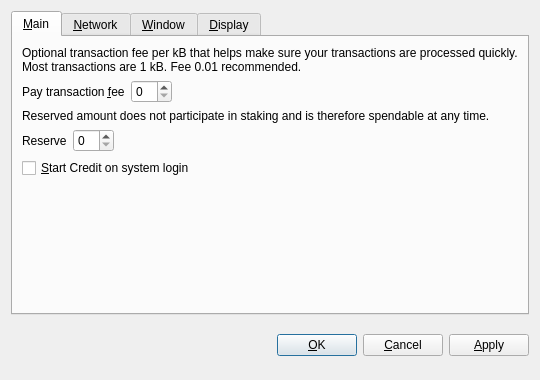
<?xml version="1.0" encoding="UTF-8"?>
<ui version="4.0">
 <class>OptionsDialog</class>
 <widget class="QDialog" name="OptionsDialog">
  <property name="geometry">
   <rect>
    <x>0</x>
    <y>0</y>
    <width>540</width>
    <height>380</height>
   </rect>
  </property>
  <property name="windowTitle">
   <string>Options</string>
  </property>
  <property name="modal">
   <bool>true</bool>
  </property>
  <layout class="QVBoxLayout" name="verticalLayout">
   <item>
    <widget class="QTabWidget" name="tabWidget">
     <property name="tabPosition">
      <enum>QTabWidget::North</enum>
     </property>
     <property name="currentIndex">
      <number>0</number>
     </property>
     <widget class="QWidget" name="tabMain">
      <attribute name="title">
       <string>&amp;Main</string>
      </attribute>
      <layout class="QVBoxLayout" name="verticalLayout_Main">
       <item>
        <widget class="QLabel" name="transactionFeeInfoLabel">
         <property name="text">
          <string>Optional transaction fee per kB that helps make sure your transactions are processed quickly. Most transactions are 1 kB. Fee 0.01 recommended.</string>
         </property>
         <property name="textFormat">
          <enum>Qt::PlainText</enum>
         </property>
         <property name="wordWrap">
          <bool>true</bool>
         </property>
        </widget>
       </item>
       <item>
        <layout class="QHBoxLayout" name="horizontalLayoutFee">
         <item>
          <widget class="QLabel" name="transactionFeeLabel">
           <property name="text">
            <string>Pay transaction &amp;fee</string>
           </property>
           <property name="textFormat">
            <enum>Qt::PlainText</enum>
           </property>
           <property name="buddy">
            <cstring>transactionFee</cstring>
           </property>
          </widget>
         </item>
         <item>
          <widget class="BitcoinAmountField" name="transactionFee"/>
         </item>
         <item>
          <spacer name="horizontalSpacerFee">
           <property name="orientation">
            <enum>Qt::Horizontal</enum>
           </property>
           <property name="sizeHint" stdset="0">
            <size>
             <width>40</width>
             <height>20</height>
            </size>
           </property>
          </spacer>
         </item>
        </layout>
       </item>
       <item>
        <widget class="QLabel" name="reserveBalanceInfoLabel">
         <property name="text">
          <string>Reserved amount does not participate in staking and is therefore spendable at any time.</string>
         </property>
         <property name="textFormat">
          <enum>Qt::PlainText</enum>
         </property>
         <property name="wordWrap">
          <bool>true</bool>
         </property>
        </widget>
       </item>
       <item>
        <layout class="QHBoxLayout" name="horizontalLayoutReserveBalance">
         <item>
          <widget class="QLabel" name="reserveBalanceLabel">
           <property name="text">
            <string>Reserve</string>
           </property>
           <property name="textFormat">
            <enum>Qt::PlainText</enum>
           </property>
           <property name="buddy">
            <cstring>reserveBalance</cstring>
           </property>
          </widget>
         </item>
         <item>
          <widget class="BitcoinAmountField" name="reserveBalance"/>
         </item>
         <item>
          <spacer name="horizontalSpacerReserveBalance">
           <property name="orientation">
            <enum>Qt::Horizontal</enum>
           </property>
           <property name="sizeHint" stdset="0">
            <size>
             <width>40</width>
             <height>20</height>
            </size>
           </property>
          </spacer>
         </item>
        </layout>
       </item>
       <item>
        <widget class="QCheckBox" name="bitcoinAtStartup">
         <property name="toolTip">
          <string>Automatically start Credit after logging in to the system.</string>
         </property>
         <property name="text">
          <string>&amp;Start Credit on system login</string>
         </property>
        </widget>
       </item>
       <item>
        <spacer name="verticalSpacer_Main">
         <property name="orientation">
          <enum>Qt::Vertical</enum>
         </property>
         <property name="sizeHint" stdset="0">
          <size>
           <width>20</width>
           <height>40</height>
          </size>
         </property>
        </spacer>
       </item>
      </layout>
     </widget>
     <widget class="QWidget" name="tabNetwork">
      <attribute name="title">
       <string>&amp;Network</string>
      </attribute>
      <layout class="QVBoxLayout" name="verticalLayout_Network">
       <item>
        <widget class="QCheckBox" name="mapPortUpnp">
         <property name="toolTip">
          <string>Automatically open the Credit client port on the router. This only works when your router supports UPnP and it is enabled.</string>
         </property>
         <property name="text">
          <string>Map port using &amp;UPnP</string>
         </property>
        </widget>
       </item>
       <item>
        <widget class="QCheckBox" name="connectSocks">
         <property name="toolTip">
          <string>Connect to the Credit network through a SOCKS proxy (e.g. when connecting through Tor).</string>
         </property>
         <property name="text">
          <string>&amp;Connect through SOCKS proxy:</string>
         </property>
        </widget>
       </item>
       <item>
        <layout class="QHBoxLayout" name="horizontalLayout_Network">
         <item>
          <widget class="QLabel" name="proxyIpLabel">
           <property name="text">
            <string>Proxy &amp;IP:</string>
           </property>
           <property name="textFormat">
            <enum>Qt::PlainText</enum>
           </property>
           <property name="buddy">
            <cstring>proxyIp</cstring>
           </property>
          </widget>
         </item>
         <item>
          <widget class="QValidatedLineEdit" name="proxyIp">
           <property name="maximumSize">
            <size>
             <width>140</width>
             <height>16777215</height>
            </size>
           </property>
           <property name="toolTip">
            <string>IP address of the proxy (e.g. 127.0.0.1)</string>
           </property>
          </widget>
         </item>
         <item>
          <widget class="QLabel" name="proxyPortLabel">
           <property name="text">
            <string>&amp;Port:</string>
           </property>
           <property name="textFormat">
            <enum>Qt::PlainText</enum>
           </property>
           <property name="buddy">
            <cstring>proxyPort</cstring>
           </property>
          </widget>
         </item>
         <item>
          <widget class="QLineEdit" name="proxyPort">
           <property name="maximumSize">
            <size>
             <width>55</width>
             <height>16777215</height>
            </size>
           </property>
           <property name="toolTip">
            <string>Port of the proxy (e.g. 9050)</string>
           </property>
          </widget>
         </item>
         <item>
          <widget class="QLabel" name="socksVersionLabel">
           <property name="text">
            <string>SOCKS &amp;Version:</string>
           </property>
           <property name="textFormat">
            <enum>Qt::PlainText</enum>
           </property>
           <property name="buddy">
            <cstring>socksVersion</cstring>
           </property>
          </widget>
         </item>
         <item>
          <widget class="QValueComboBox" name="socksVersion">
           <property name="toolTip">
            <string>SOCKS version of the proxy (e.g. 5)</string>
           </property>
          </widget>
         </item>
         <item>
          <spacer name="horizontalSpacer_Network">
           <property name="orientation">
            <enum>Qt::Horizontal</enum>
           </property>
           <property name="sizeHint" stdset="0">
            <size>
             <width>40</width>
             <height>20</height>
            </size>
           </property>
          </spacer>
         </item>
        </layout>
       </item>
       <item>
        <spacer name="verticalSpacer_Network">
         <property name="orientation">
          <enum>Qt::Vertical</enum>
         </property>
         <property name="sizeHint" stdset="0">
          <size>
           <width>20</width>
           <height>40</height>
          </size>
         </property>
        </spacer>
       </item>
      </layout>
     </widget>
     <widget class="QWidget" name="tabWindow">
      <attribute name="title">
       <string>&amp;Window</string>
      </attribute>
      <layout class="QVBoxLayout" name="verticalLayout_Window">
       <item>
        <widget class="QCheckBox" name="minimizeToTray">
         <property name="toolTip">
          <string>Show only a tray icon after minimizing the window.</string>
         </property>
         <property name="text">
          <string>&amp;Minimize to the tray instead of the taskbar</string>
         </property>
        </widget>
       </item>
       <item>
        <widget class="QCheckBox" name="minimizeOnClose">
         <property name="toolTip">
          <string>Minimize instead of exit the application when the window is closed. When this option is enabled, the application will be closed only after selecting Quit in the menu.</string>
         </property>
         <property name="text">
          <string>M&amp;inimize on close</string>
         </property>
        </widget>
       </item>
       <item>
        <spacer name="verticalSpacer_Window">
         <property name="orientation">
          <enum>Qt::Vertical</enum>
         </property>
         <property name="sizeHint" stdset="0">
          <size>
           <width>20</width>
           <height>40</height>
          </size>
         </property>
        </spacer>
       </item>
      </layout>
     </widget>
     <widget class="QWidget" name="tabDisplay">
      <attribute name="title">
       <string>&amp;Display</string>
      </attribute>
      <layout class="QVBoxLayout" name="verticalLayout_Display">
       <item>
        <layout class="QHBoxLayout" name="horizontalLayout_1_Display">
         <item>
          <widget class="QLabel" name="langLabel">
           <property name="text">
            <string>User Interface &amp;language:</string>
           </property>
           <property name="textFormat">
            <enum>Qt::PlainText</enum>
           </property>
           <property name="buddy">
            <cstring>lang</cstring>
           </property>
          </widget>
         </item>
         <item>
          <widget class="QValueComboBox" name="lang">
           <property name="toolTip">
            <string>The user interface language can be set here. This setting will take effect after restarting Credit.</string>
           </property>
          </widget>
         </item>
        </layout>
       </item>
       <item>
        <layout class="QHBoxLayout" name="horizontalLayout_2_Display">
         <item>
          <widget class="QLabel" name="unitLabel">
           <property name="text">
            <string>&amp;Unit to show amounts in:</string>
           </property>
           <property name="textFormat">
            <enum>Qt::PlainText</enum>
           </property>
           <property name="buddy">
            <cstring>unit</cstring>
           </property>
          </widget>
         </item>
         <item>
          <widget class="QValueComboBox" name="unit">
           <property name="toolTip">
            <string>Choose the default subdivision unit to show in the interface and when sending coins.</string>
           </property>
          </widget>
         </item>
        </layout>
       </item>
       <item>
        <widget class="QCheckBox" name="displayAddresses">
         <property name="toolTip">
          <string>Whether to show Credit addresses in the transaction list or not.</string>
         </property>
         <property name="text">
          <string>&amp;Display addresses in transaction list</string>
         </property>
        </widget>
       </item>
       <item>
        <widget class="QCheckBox" name="coinControlFeatures">
         <property name="toolTip">
          <string>Whether to show coin control features or not.</string>
         </property>
         <property name="text">
          <string>Display coin &amp;control features (experts only!)</string>
         </property>
        </widget>
       </item>
       <item>
        <spacer name="verticalSpacer_Display">
         <property name="orientation">
          <enum>Qt::Vertical</enum>
         </property>
         <property name="sizeHint" stdset="0">
          <size>
           <width>20</width>
           <height>40</height>
          </size>
         </property>
        </spacer>
       </item>
      </layout>
     </widget>
    </widget>
   </item>
   <item>
    <layout class="QHBoxLayout" name="horizontalLayout_Buttons">
     <item>
      <spacer name="horizontalSpacer_1">
       <property name="orientation">
        <enum>Qt::Horizontal</enum>
       </property>
       <property name="sizeHint" stdset="0">
        <size>
         <width>40</width>
         <height>48</height>
        </size>
       </property>
      </spacer>
     </item>
     <item>
      <widget class="QLabel" name="statusLabel">
       <property name="font">
        <font>
         <weight>75</weight>
         <bold>true</bold>
        </font>
       </property>
       <property name="text">
        <string/>
       </property>
       <property name="textFormat">
        <enum>Qt::PlainText</enum>
       </property>
       <property name="wordWrap">
        <bool>true</bool>
       </property>
      </widget>
     </item>
     <item>
      <spacer name="horizontalSpacer_2">
       <property name="orientation">
        <enum>Qt::Horizontal</enum>
       </property>
       <property name="sizeHint" stdset="0">
        <size>
         <width>40</width>
         <height>48</height>
        </size>
       </property>
      </spacer>
     </item>
     <item>
      <widget class="QPushButton" name="okButton">
       <property name="text">
        <string>&amp;OK</string>
       </property>
      </widget>
     </item>
     <item>
      <widget class="QPushButton" name="cancelButton">
       <property name="text">
        <string>&amp;Cancel</string>
       </property>
       <property name="autoDefault">
        <bool>false</bool>
       </property>
      </widget>
     </item>
     <item>
      <widget class="QPushButton" name="applyButton">
       <property name="text">
        <string>&amp;Apply</string>
       </property>
       <property name="autoDefault">
        <bool>false</bool>
       </property>
      </widget>
     </item>
    </layout>
   </item>
  </layout>
 </widget>
 <customwidgets>
  <customwidget>
   <class>BitcoinAmountField</class>
   <extends>QSpinBox</extends>
   <header>bitcoinamountfield.h</header>
  </customwidget>
  <customwidget>
   <class>QValueComboBox</class>
   <extends>QComboBox</extends>
   <header>qvaluecombobox.h</header>
  </customwidget>
  <customwidget>
   <class>QValidatedLineEdit</class>
   <extends>QLineEdit</extends>
   <header>qvalidatedlineedit.h</header>
  </customwidget>
 </customwidgets>
 <resources/>
 <connections/>
</ui>
